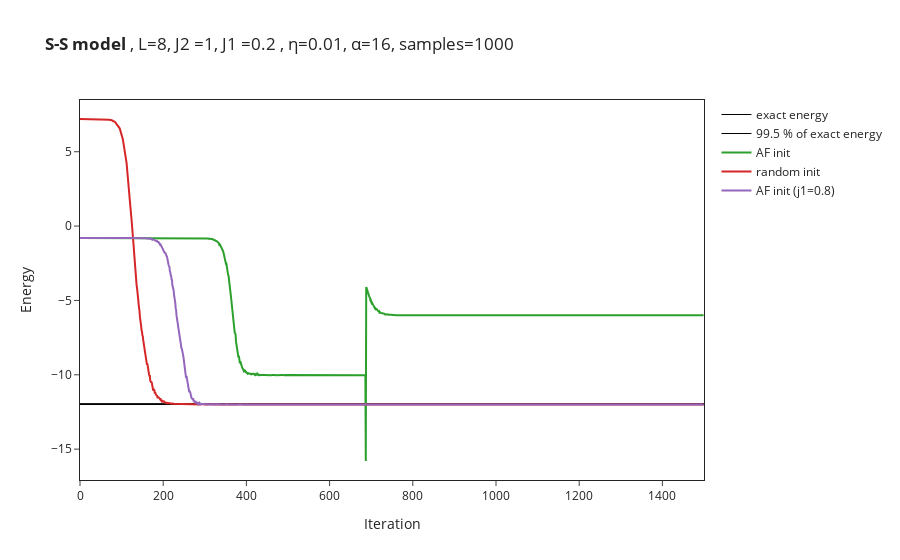

Here is the notebook cell this chart was saved with:
### Code cell
# import the data from log file
#name = OUT_NAME+str(i)+".log"
name = "RBM.log"
data = []
for i in range(no_of_runs):
    data.append(json.load(open(name)))
names = ["AF init (j1=0.8)","MSR basis"]
if type(data[0]["Energy"]["Mean"]) == dict: #DTYPE in (np.complex128, np.complex64):#, np.float64):# and False:
    energy_convergence = [data[i]["Energy"]["Mean"]["real"] for i in range(no_of_runs)]
    # symmetry = [data[i]["symmetry"]["Mean"]["real"] for i in range(no_of_runs-use_MSR)]
else:
    energy_convergence = [data[i]["Energy"]["Mean"] for i in range(no_of_runs)]
    # symmetry = [data[i]["symmetry"]["Mean"] for i in range(no_of_runs-use_MSR)]
for i in range(no_of_runs):
    figure.add_trace(go.Scatter(
        x=data[i]["Energy"]["iters"], y=energy_convergence[i],
        name=names[i]
    ))
    # figure.add_trace(go.Scatter(
    #     x=data[i]["Energy"]["iters"], y=symmetry[i],
    #     name=names[i]+"_swap"
    # ))

#figure.add_hline(y=exact_gs_energy)
figure.update_layout(xaxis_title="Iteration",yaxis_title="Energy")
figure.show()

### Figure 1 — Plotly figure (JSON) as saved in the notebook; plotly's stock layout.template omitted (floating-point values rounded to 4 significant figures; data arrays with more than 128 entries replaced by an {"elided": "..."} marker saying what was removed)
{"data": [{"line": {"color": "#000000", "width": 1}, "mode": "lines", "name": "exact energy", "type": "scatter", "x": [0, 1500], "y": [-12.0, -12.0]}, {"line": {"color": "#000000", "width": 1}, "mode": "lines", "name": "99.5 % of exact energy", "type": "scatter", "x": [0, 1500], "y": [-11.94, -11.94]}, {"name": "AF init", "type": "scatter", "x": {"elided": "1500 int values"}, "y": {"elided": "1500 float values"}}, {"name": "random init", "type": "scatter", "x": {"elided": "1500 int values"}, "y": {"elided": "1500 float values"}}, {"name": "AF init (j1=0.8)", "type": "scatter", "x": {"elided": "1500 int values"}, "y": {"elided": "1500 float values"}}], "layout": {"title": {"text": "<b>S-S model </b>, L=8, J2 =1, J1 =0.2 , η=0.01, α=16, samples=1000"}, "xaxis": {"mirror": true, "showline": true, "title": {"text": "Iteration"}}, "yaxis": {"mirror": true, "showline": true, "title": {"text": "Energy"}}}}
